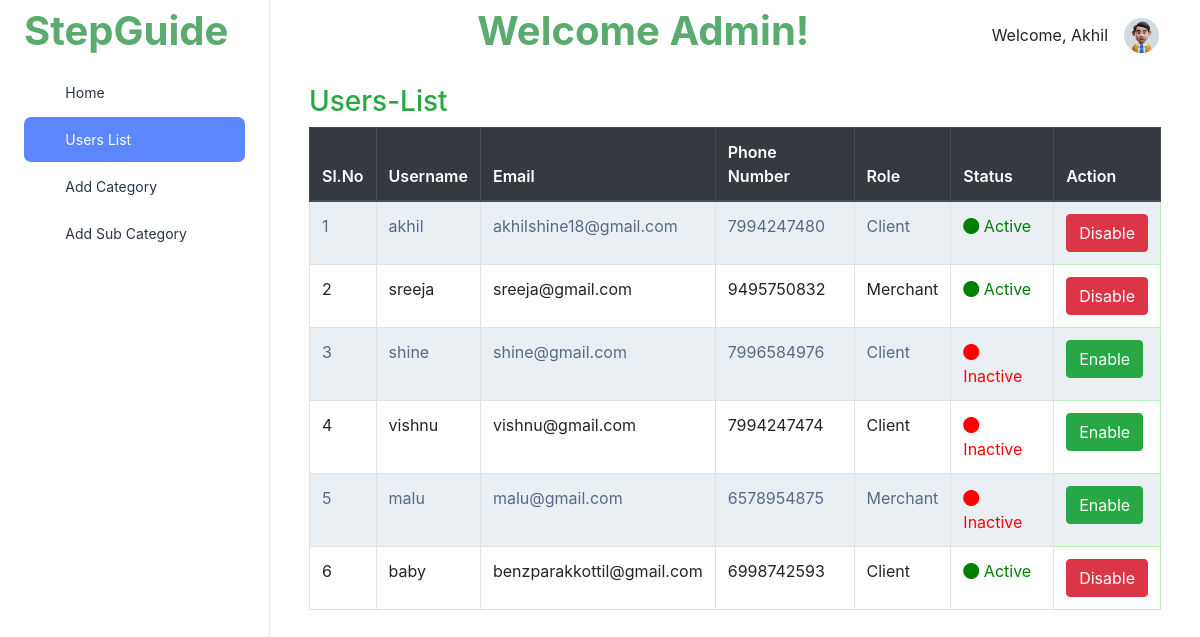
The page /userview.html/ (signed in) on the database as committed earlier.
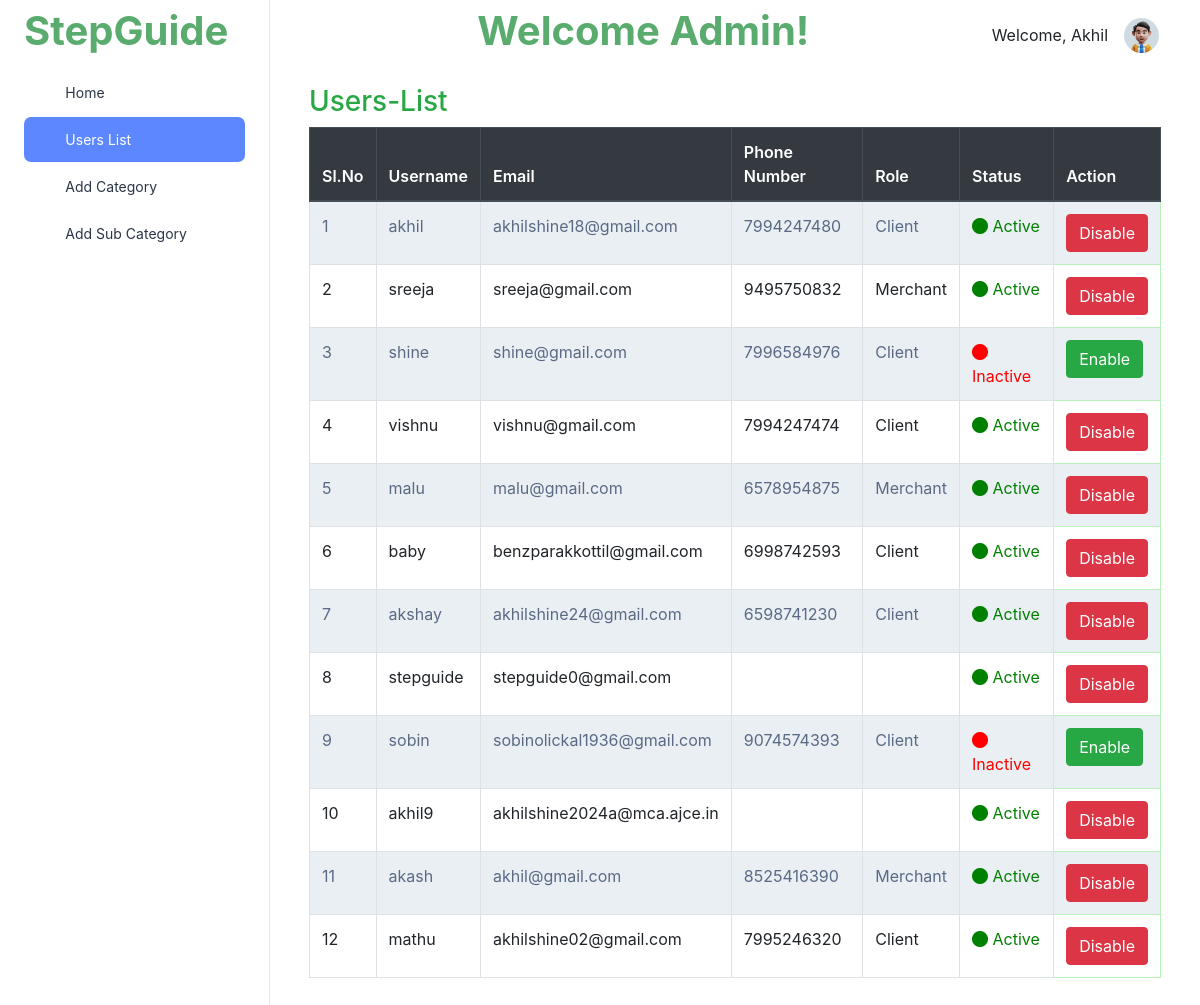
The same page on the database as committed later.
### StepGuideApp/models.py (models this page shows, shortened)
class CustomUser(AbstractUser):
    CLIENT = 1
    ADMIN = 2
    MERCHANT = 3
    ROLE_CHOICE = (
        (CLIENT, 'Client'),
        (ADMIN,'Admin'),
        (MERCHANT,'Merchant')
    )
    username = models.CharField(max_length=100,unique=True)
    first_name = models.CharField(max_length=100,)
    last_name = models.CharField(max_length=100)
    email = models.EmailField(max_length=100,unique=True)
    phone_no = models.CharField(max_length=12)
    user_type = models.PositiveSmallIntegerField(choices=ROLE_CHOICE, blank=True, null=True)
    object = UserManager()
    USERNAME_FIELD = 'username'
    REQUIRED_FIELDS = ['phone_no','email','first_name','last_name','password']

### StepGuideApp/views.py (the view)
# urls.py: path('userview.html/',views.userview,name='userview'),
def userview(request):
    if request.user.is_authenticated:
        user = request.user
        if user.user_type == CustomUser.ADMIN and not request.path == reverse('userview'):
            return redirect(reverse('userview'))
        elif user.user_type == CustomUser.CLIENT and not request.path == reverse('index'):
            return redirect(reverse('index'))
        elif user.user_type == CustomUser.MERCHANT and not request.path == reverse('dashboard2'):
            return redirect(reverse('dashboard2'))
    else:
        return redirect(reverse('index'))
    users = CustomUser.objects.filter(~Q(is_superuser=True))
    return render(request, 'userview.html', {'users': users})

### template/userview.html (shortened to what the changed rows need)
{% load static %}
<!doctype html>
<html lang="en">
<head>
  <link rel="stylesheet" href="{% static "dashboard1/css/styles.min.css" %}" />
  <link href="https://cdn.jsdelivr.net/npm/bootstrap-icons@1.17.0/font/bootstrap-icons.css" rel="stylesheet">
  <link rel="stylesheet" href="https://maxcdn.bootstrapcdn.com/bootstrap/4.5.2/css/bootstrap.min.css">
  <link rel="stylesheet" href="https://cdn.jsdelivr.net/npm/bootstrap-icons@1.10.0/font/bootstrap-icons.css">
  <link rel="stylesheet" href="https://cdn.datatables.net/1.11.5/css/jquery.dataTables.min.css">
</head>
<body>
  <div class="page-wrapper" id="main-wrapper" data-layout="vertical" data-navbarbg="skin6" data-sidebartype="full"
    data-sidebar-position="fixed" data-header-position="fixed">
    <div class="body-wrapper">
      <div class="container-fluid">
        <div class="container table-container">
            <table id="userTable" class="table table-striped table-bordered">
                <thead class="thead-dark">
                    <tr>
                        <th>Sl.No</th>
                        <th>Username</th>
                        <th>Email</th>
                        <th>Phone Number</th>
                        <th>Role</th>
                        <th>Status</th>
                        <th>Action</th>
                    </tr>
                </thead>
                <tbody>
                    {% for user in users %}
                    <tr>
                        <td>{{ forloop.counter }}</td>
                        <td>{{ user.username }}</td>
                        <td>{{ user.email }}</td>
                        <td>{{ user.phone_no }}</td>
                        <td>
                            {% if user.user_type == 1 %}
                                Client
                            {% elif user.user_type == 2 %}
                                Admin
                            {% elif user.user_type == 3 %}
                                Merchant
                            {% endif %}
                        </td>
                        <td>
                            {% if user.is_active %}
                                <span style="color: green;">
                                    <i class="bi bi-circle-fill"></i> Active
                                </span>
                            {% else %}
                                <span style="color: red;">
                                    <i class="bi bi-circle-fill"></i> Inactive
                                </span>
                            {% endif %}
                        </td>
                        <td class="cell" style="border: .5px solid rgb(186, 240, 186); ">
                            {% if user.is_active %}
                                <a href="{% url 'disable_account' user.id %}">
                                    <button class="btn btn-danger">Disable</button>
                                </a>
                            {% else %}
                                <a href="{% url 'enable_account' user.id %}">
                                    <button class="btn btn-success">Enable</button>
                                </a>
                            {% endif %}
                        </td>
                    </tr>
                    {% endfor %}
                </tbody>
            </table>
        </div>
    </div>
</div>
</div>
    </body>
    </html>

Rows that differ between the two databases and show on the page:
changed CustomUser "vishnu": is_active "Inactive Enable" → "Active Disable"
changed CustomUser "malu": is_active "Inactive Enable" → "Active Disable"
added CustomUser: username "akshay", email "akhilshine24@gmail.com", phone_no "6598741230", user_type "Client", is_active True (drawn)
added CustomUser: username "stepguide", email "stepguide0@gmail.com", is_active True (drawn)
added CustomUser: username "sobin", email "sobinolickal1936@gmail.com", phone_no "9074574393", user_type "Client", is_active False (drawn)
added CustomUser: username "akhil9", email "akhilshine2024a@mca.ajce.in", is_active True (drawn)
added CustomUser: username "akash", email "akhil@gmail.com", phone_no "8525416390", user_type "Merchant", is_active True (drawn)
added CustomUser: username "mathu", email "akhilshine02@gmail.com", phone_no "7995246320", user_type "Client", is_active True (drawn)
